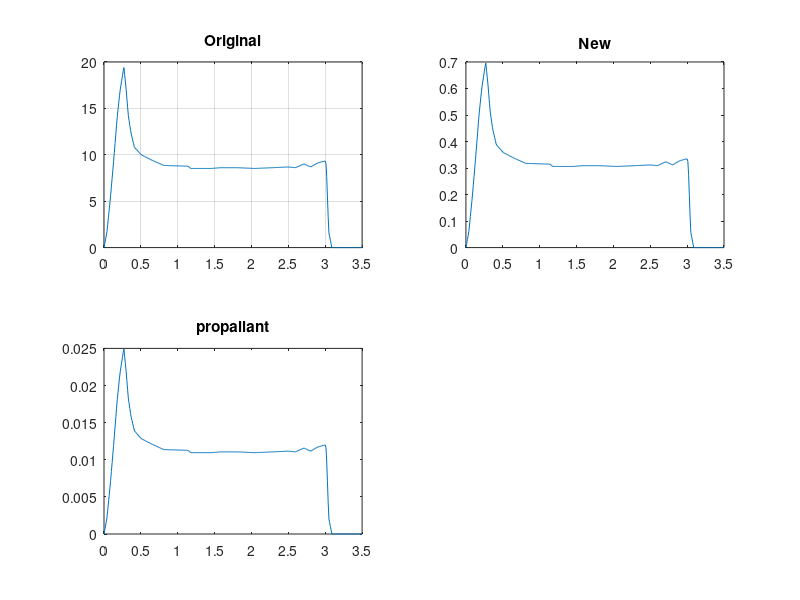

Reproduce this figure in MATLAB. (Note: this script raises an error after producing the figure.)
clear, close all, clc;
load("Imp"), load("Thrust")
h = 0.01;
t = 0:h:3.5;
figure('Name', "Thrust")
subplot(2, 2, 1)
plot(t, Thrust)
title("Original")
grid on
m = 0.0358;
Thrust = Thrust ./ Imp;
subplot(2, 2, 2)
plot(t, Thrust)
title("New")
propThr = Thrust .* m;
subplot(2, 2, 3)
plot(t, propThr)
title("propallant")
m_Prop = zeros(1, length(t));
m_Prop(1) = m;
for i = 2:length(t) - 1
    %tmp = h / 2 * (propThr(1) + propThr(i)) + h * sum(propThr(2:i - 1));
    tmp = (propThr(i - 1) + propThr(i)) / 2 * 0.01;
    tmp = m_Prop(i - 1) - tmp;o
    if tmp < 0
        break
    else
        m_Prop(i) = tmp;
    end
end
subplot(2, 2, 4)
plot(t, m_Prop);
title("Time vs Propellent Mass")
